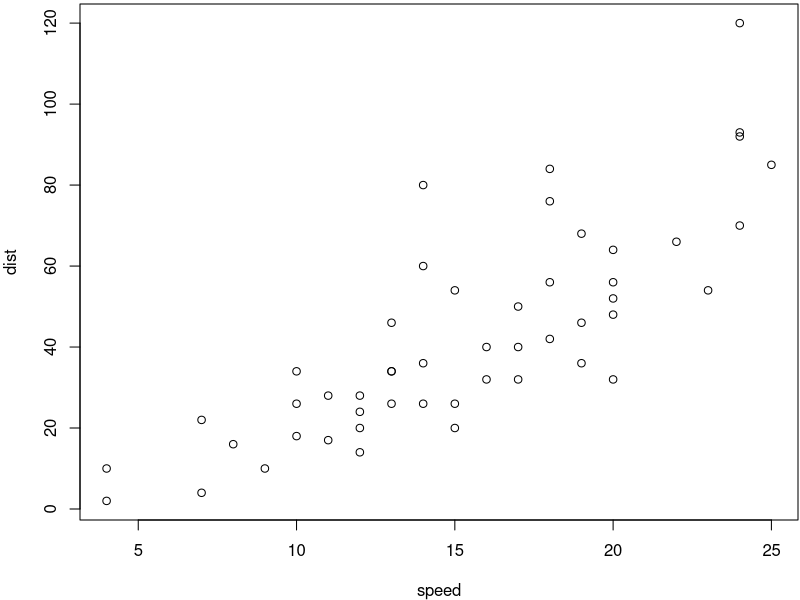
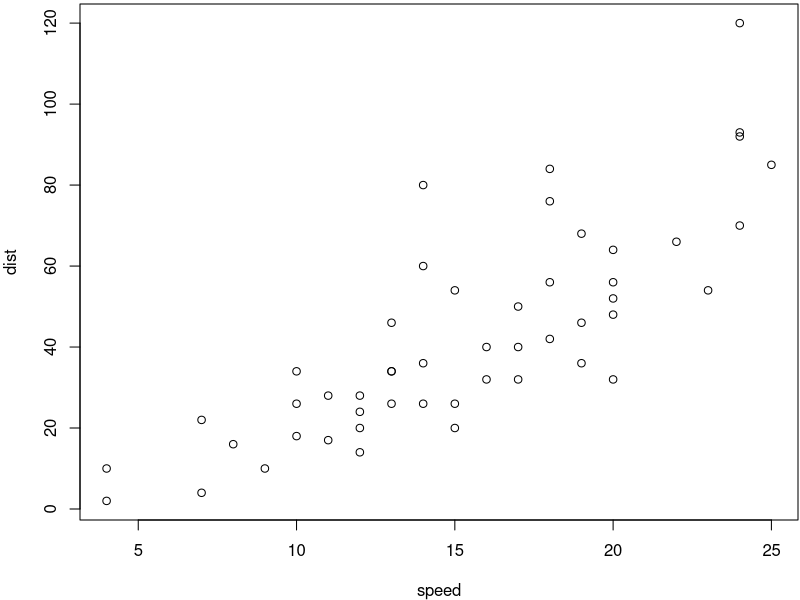
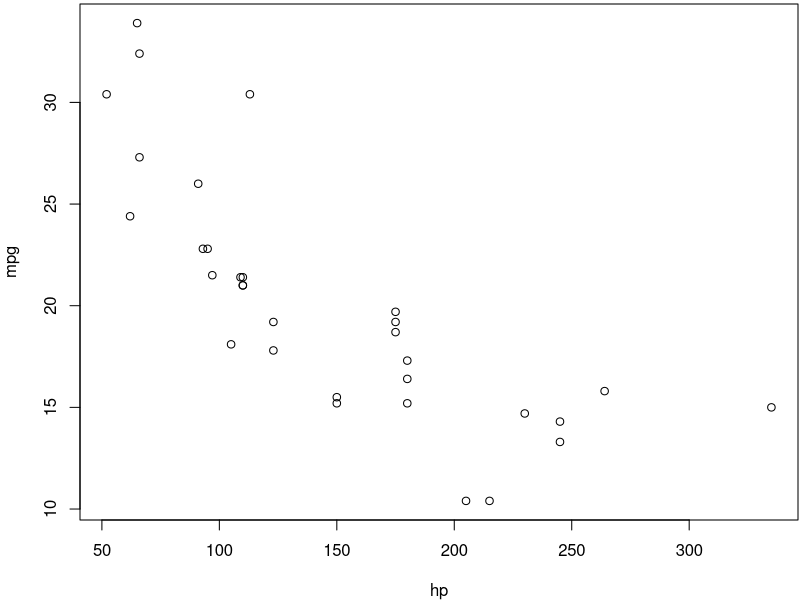

Write R code to recreate these figures, in order.
## ---- chunk 1
par(mar = c(4, 4, .2, .1))
plot(cars)  # a scatterplot
## ---- chunk 2
knitr::kable(mtcars[1:5, 1:5], caption = "The mtcars data.")
## ---- chunk 3
plot(cars)
## ---- chunk 4
plot(mpg ~ hp, mtcars)
